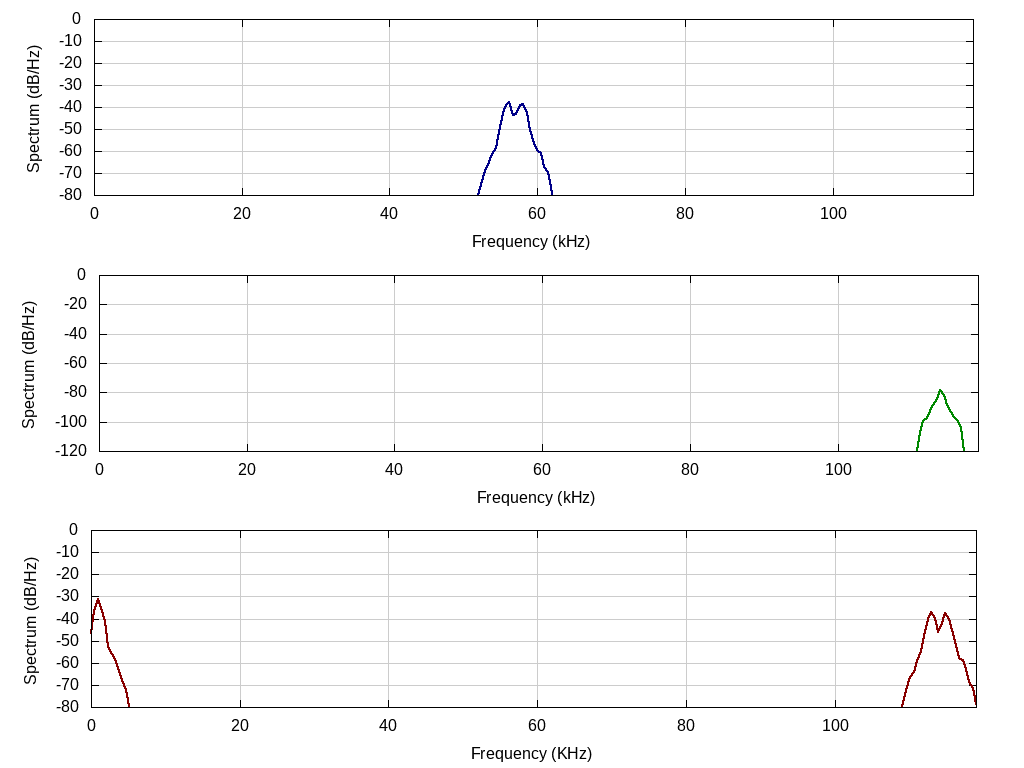

This figure's gnuplot source:
# example.gnuplut : configuration for plotting (change as needed)

reset                                   # reset
set size ratio 0.2                      # set relative size of plots
set grid xtics ytics                    # grid: enable both x and y lines
set grid lt 1 lc rgb '#cccccc' lw 1     # grid: thin gray lines
set multiplot layout 3,1 scale 1.0,1.0  # set two plots for this figure

# time domain
set ylabel 'Spectrum (dB/Hz)'               # set y-axis label
set xlabel 'Frequency (kHz)'                   # set x-axis label
set yrange [-80:0]                       # set y plot range
set xrange [0:119]                      # set x plot range
plot '../data/spectrum1.dat' using 1:2 with lines lt 1 lw 2 lc rgb '#000088' notitle

# freq domain (Fourier)
set ylabel 'Spectrum (dB/Hz)'              # set y-axis label
set xlabel 'Frequency (kHz)'               # set x-axis label
set yrange [-120:0]                    # set y plot range
set xrange [0:119]                       # set x plot range
plot '../data/spectrum2.dat' using 1:2 with lines lt 1 lw 2 lc rgb '#008800' notitle

# freq domain (PSD)
set ylabel 'Spectrum (dB/Hz)'            # set y-axis label
set xlabel 'Frequency (KHz)'             # set x-axis label
set yrange [-80:0]                       # set y plot range
set xrange [0:119]                       # set x plot range
# add your own .dat file for PSD as part of the take-home
plot '../data/spectrum3.dat' using 1:2 with lines lt 1 lw 2 lc rgb '#880000' notitle

unset multiplot
